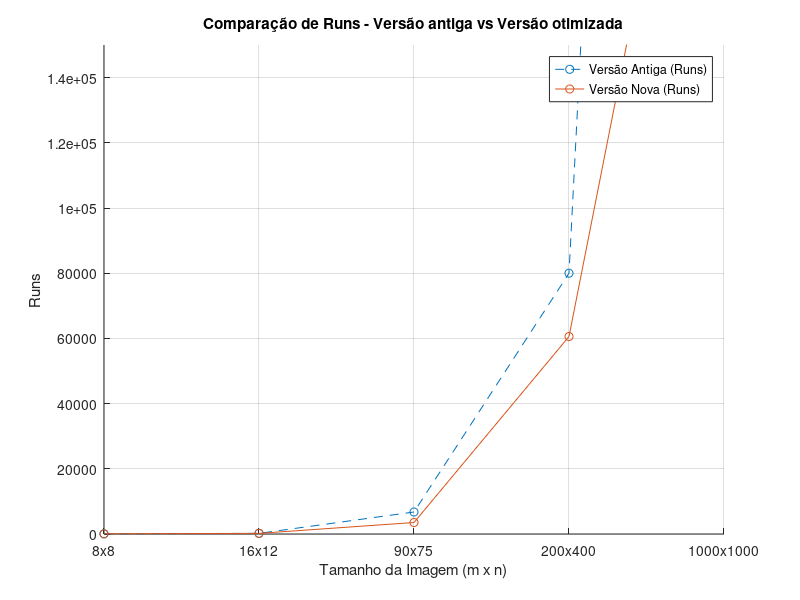

Here is the MATLAB script that generated this plot:
% Dados testes
tamanhos_imagem = {'8x8', '16x12', '90x75', '200x400', '1000x1000'};
runs_antiga = [64, 192, 6750, 80000, 1000000];
runs_nova = [64, 192, 3525, 60576, 301500];

x = 1:length(tamanhos_imagem);

figure;
hold on;
plot(x, runs_antiga, 'o--', 'DisplayName', 'Versão Antiga (Runs)');
plot(x, runs_nova, 'o-', 'DisplayName', 'Versão Nova (Runs)');

xlabel('Tamanho da Imagem (m x n)');
ylabel('Runs');
title('Comparação de Runs - Versão antiga vs Versão otimizada');
xticks(x);
xticklabels(tamanhos_imagem);
ylim([0 150000]);
legend('show');
grid on;

hold off;
